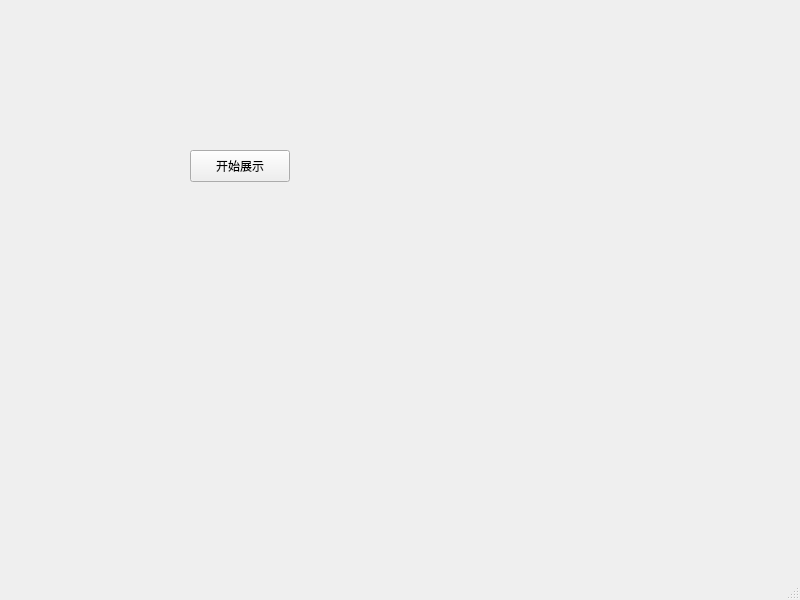
<?xml version="1.0" encoding="UTF-8"?>
<ui version="4.0">
 <class>MainWindow</class>
 <widget class="QMainWindow" name="MainWindow">
  <property name="geometry">
   <rect>
    <x>0</x>
    <y>0</y>
    <width>800</width>
    <height>600</height>
   </rect>
  </property>
  <property name="windowTitle">
   <string>MainWindow</string>
  </property>
  <widget class="QWidget" name="centralwidget">
   <widget class="QPushButton" name="startPlayButton">
    <property name="geometry">
     <rect>
      <x>190</x>
      <y>150</y>
      <width>100</width>
      <height>32</height>
     </rect>
    </property>
    <property name="text">
     <string>开始展示</string>
    </property>
   </widget>
  </widget>
  <widget class="QMenuBar" name="menubar">
   <property name="geometry">
    <rect>
     <x>0</x>
     <y>0</y>
     <width>800</width>
     <height>24</height>
    </rect>
   </property>
  </widget>
  <widget class="QStatusBar" name="statusbar"/>
 </widget>
 <resources/>
 <connections/>
</ui>
